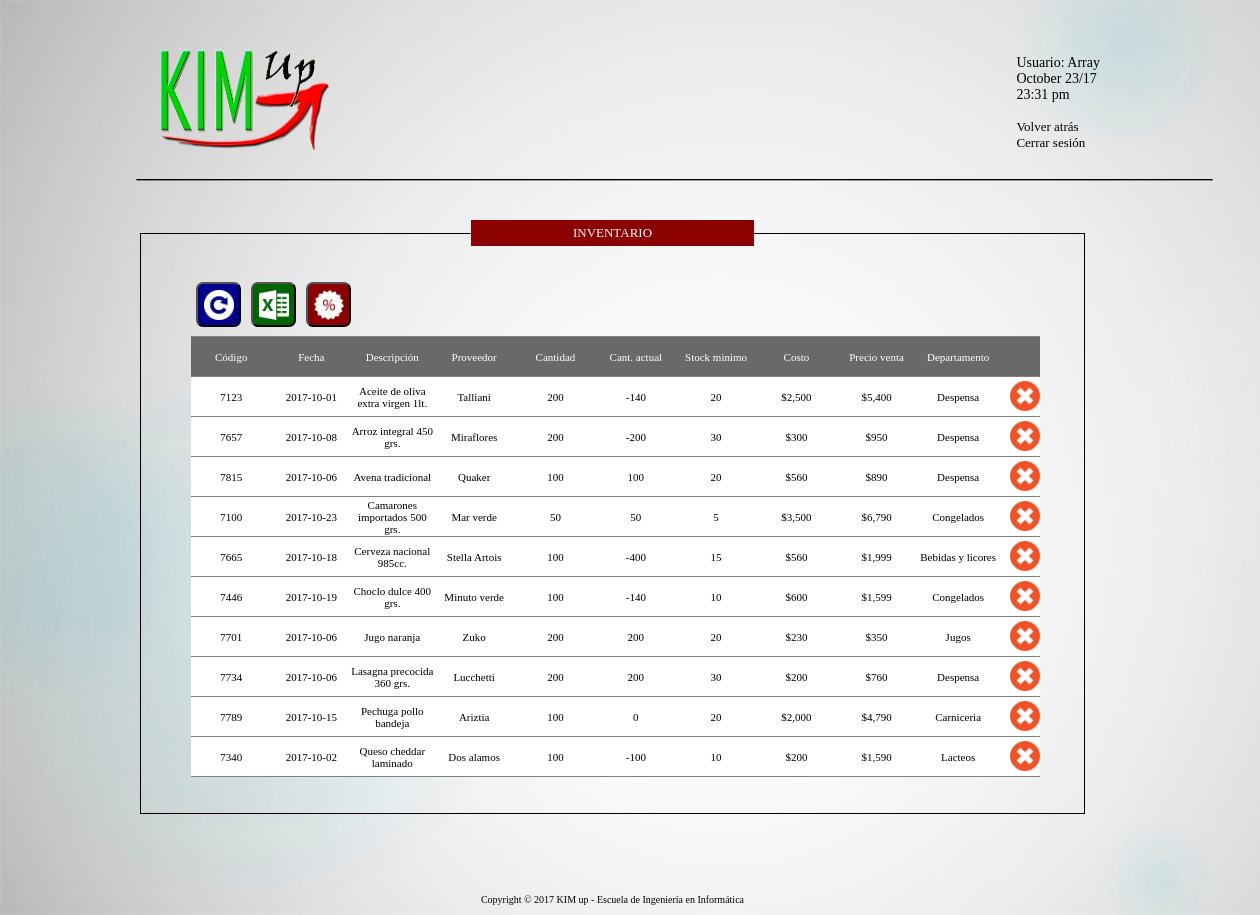
The app's page /Inventario.php (signed in) with its own data.
### tables this page shows
CREATE TABLE `productos` (
  `fecha` date DEFAULT NULL,
  `codigo` bigint(20) UNSIGNED NOT NULL,
  `descripcion` varchar(50) NOT NULL,
  `proveedor` varchar(50) NOT NULL,
  `proveedor_correo` varchar(100) NOT NULL,
  `vencimiento` date NOT NULL,
  `cantidad` int(10) NOT NULL,
  `precio_compra` int(10) NOT NULL,
  `precio_venta` int(10) NOT NULL,
  `departamento` varchar(50) NOT NULL,
  `minimo` int(5) NOT NULL,
  `cant_actual` int(10) DEFAULT NULL
);

### Inventario.php (the view, shortened to what this page needs)
<!DOCTYPE html>
<html>
	<head>
        <link rel="stylesheet" href="General.css" type="text/css" media="screen">
        <link rel="stylesheet" href="Css.css" type="text/css" media="screen">
    </head>
    <body>
       	<section>
              <img src="img/logo.png" alt="">
              <p>
                  <?php $fecha_actual = date('F d/y',time()-21600);
                        $a=date("m");
                        $hora = date('H:i a',time()-21600);
                        echo "Usuario: ".$_SESSION['nombre']." <br>
                        $fecha_actual <br>
                        $hora <br><br>
                        <a id = 'Volver' href = 'index_sala.php'> Volver atrás </a><br>
                        <a href = 'login-salir.php'> Cerrar sesión </a>"
                  ?>
              </p>
              <img id = "Horizontal" src="img/linea-h.png" alt="">
              <article id ='Inventario'>
                    <form method="post" action="actualiza.php" >
                      <fieldset id = "productos">
				          <legend>INVENTARIO</legend><br><br>
                            <button type="submit" id="boton" name="act"><img src="img/boton-de-actualizar-pagina.png"></button>
                            <button title = "Exportar a Excel" id="botonh"><img src="img/icon.png"></button>
                            <button title = "Generar oferta" id="botono"><img src="img/etiqueta-de-oferta.png"></button>
                            <br><br>
                             <?php
                            $sql = "SELECT * FROM productos where month(fecha)={$a} order by descripcion asc";
                            $result = mysql_query($sql);
                             echo "<table class='Inventario'>";
                                echo "<tr id='invh'>
                                            <td>Código</td>
                                            <td>Fecha</td>
                                            <td>Descripción</td>
                                            <td>Proveedor</td>
                                            <td>Cantidad</td>
                                            <td>Cant. actual</td>
                                            <td>Stock minimo</td>
                                            <td>Costo</td>
                                            <td>Precio venta</td>
                                            <td>Departamento</td>
                                            <td id = 'img'></td>
                                      </tr><br>";
                                while ($row = mysql_fetch_row($result))
                                {
                                    echo "<tr>
                                                <td>$row[1]</td>
                                                <td>$row[0]</td>
                                                <td>$row[2]</td>
                                                <td>$row[3]</td>
                                                <td>$row[6]</td>
                                                <td>$row[11]</td>
                                                <td>$row[10]</td>
                                                <td>$".number_format($row[7])."</td>
                                                <td>$".number_format($row[8])."</td>
                                                <td>$row[9]</td>
                                                <td id='img'><img src ='img/cancelar.png' id='accion' title='Borrar' onclick=Borrar('$row[1]')></td>
                                         </tr> \n";
                                }
                                echo "</table>";
                        ?>
                        <br><br>
                        </fieldset><footer>Copyright © 2017 KIM up - Escuela de Ingeniería en Informática</footer>
				   </form>
              </article>
       	</section>
   </body>
</html>

### General.css (style rules this page uses)
* { margin: 0; padding: 0; box-sizing: border-box; font-family: "Agency fb"; font-size: 16px; }
body { background-image: url("img/Fondo.jpg"); background-size: cover; background-attachment: fixed; }
form { float: right; margin: 180px 300px 0 0; }
p { text-align: center; font-size: 20px; }
section img { height: 100px; width: 180px; margin: 50px 0 0 150px; }
section p { float: right; margin: 55px 160px 0 0; text-align: left; font-family: "Consolas"; font-size: 14px; }
section a { text-decoration: none; color: black; font-family: "Consolas"; font-size: 13px; }
#Horizontal { margin: 20px 0 0 100px; width: 1150px; height: 12px; align-self: center; }
footer { width: 100%; text-align: center; margin: 80px 0 10px 0; font-family: "Verdana"; font-size: 10px; }

### Css.css (style rules this page uses)
article form { margin: 50px 175px 0 0; width: 75%; }
article fieldset { border: 1px solid; text-align: center; margin-top: -40px; }
article fieldset legend { width: 30%; color: white; background-color: darkred; text-align: center; padding: 5px; font-family: "Consolas"; font-size: 13px; }
#analisis tr, td { width: 10%; height: 40px; border: 1px solid gray; border-left: hidden; border-right: hidden; font-family: "Verdana"; font-size: 11px; }
article #productos { border: 1px solid; text-align: center; margin: 0 0 0 0; }
#Inventario form { margin: 30px 175px 0 0; width: 75%; }
#Inventario table { background-color: white; border-collapse: collapse; vertical-align: center; text-align: center; }
#Inventario #img { width: 5%; }
#Inventario tr, td { width: 10%; height: 40px; border: 1px solid gray; border-left: hidden; border-right: hidden; font-family: "Verdana"; font-size: 11px; }
#Inventario img { margin: 0 0 0 10px; height: 30px; width: 30px; }
#Inventario .Inventario { width: 90%; margin: 0 0 0 50px; }
#Inventario #invh { background-color: dimgrey; color: white; }
#botonh { width: 45px; height: 45px; padding: 6px; background-color: darkgreen; border-radius: 7px; margin: 0 0 0 10px; float: left; }
#botonh img { height: 30px; width: 30px; margin: 0 0 0 0; }
#boton { width: 45px; height: 45px; padding: 6px; background-color: darkblue; border-radius: 7px; margin: 0 0 0 55px; float: left; }
#boton img { height: 30px; width: 30px; margin: 0 0 0 0; }
#botono { width: 45px; height: 45px; padding: 6px; background-color: darkred; border-radius: 7px; margin: 0 0 0 10px; float: left; }
#botono img { height: 30px; width: 30px; margin: 0 0 0 0; }

### records on screen
productos: codigo "7123", fecha "2017-10-01", descripcion "Aceite de oliva extra virgen 1lt.", proveedor "Talliani", cantidad "200", cant_actual "-140", minimo "20", precio_compra "2,500", precio_venta "5,400", departamento "Despensa"
productos: codigo "7657", fecha "2017-10-08", descripcion "Arroz integral 450 grs.", proveedor "Miraflores", cantidad "200", cant_actual "-200", minimo "30", precio_compra "300", precio_venta "950", departamento "Despensa"
productos: codigo "7815", fecha "2017-10-06", descripcion "Avena tradicional", proveedor "Quaker", cantidad "100", cant_actual "100", minimo "20", precio_compra "560", precio_venta "890", departamento "Despensa"
productos: codigo "7100", fecha "2017-10-23", descripcion "Camarones importados 500 grs.", proveedor "Mar verde", cantidad "50", cant_actual "50", minimo "5", precio_compra "3,500", precio_venta "6,790", departamento "Congelados"
productos: codigo "7665", fecha "2017-10-18", descripcion "Cerveza nacional 985cc.", proveedor "Stella Artois", cantidad "100", cant_actual "-400", minimo "15", precio_compra "560", precio_venta "1,999", departamento "Bebidas y licores"
productos: codigo "7446", fecha "2017-10-19", descripcion "Choclo dulce 400 grs.", proveedor "Minuto verde", cantidad "100", cant_actual "-140", minimo "10", precio_compra "600", precio_venta "1,599", departamento "Congelados"
productos: codigo "7701", fecha "2017-10-06", descripcion "Jugo naranja", proveedor "Zuko", cantidad "200", cant_actual "200", minimo "20", precio_compra "230", precio_venta "350", departamento "Jugos"
productos: codigo "7734", fecha "2017-10-06", descripcion "Lasagna precocida 360 grs.", proveedor "Lucchetti", cantidad "200", cant_actual "200", minimo "30", precio_compra "200", precio_venta "760", departamento "Despensa"
productos: codigo "7789", fecha "2017-10-15", descripcion "Pechuga pollo bandeja", proveedor "Ariztia", cantidad "100", cant_actual "0", minimo "20", precio_compra "2,000", precio_venta "4,790", departamento "Carniceria"
productos: codigo "7340", fecha "2017-10-02", descripcion "Queso cheddar laminado", proveedor "Dos alamos", cantidad "100", cant_actual "-100", minimo "10", precio_compra "200", precio_venta "1,590", departamento "Lacteos"

### other values on screen
$_SESSION['nombre'] "Array"
